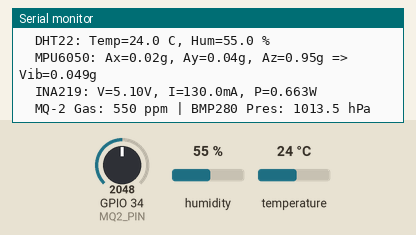
A sketch run on a simulated ESP32. Parts: the last lines printed to the serial monitor. Inputs (shaded band) come from the test bench; at power-on: humidity 55 %, GPIO 34 (MQ2_PIN) = 2048, temperature 24 °C. WiFi joins after 1.5 s; servers stay silent unless stated; uploads are accepted with an empty reply; random numbers use the default seed unless the sketch sets one.

Above: at 3.2 s.
3.3 s: humidity set to 22 %
At 3.3 s:
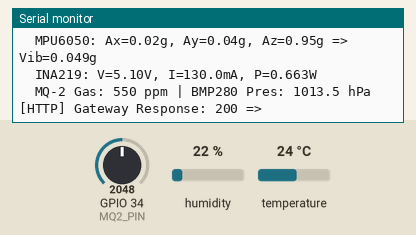
7.3 s: GPIO 34 (MQ2_PIN) set to 2866
At 10.3 s:
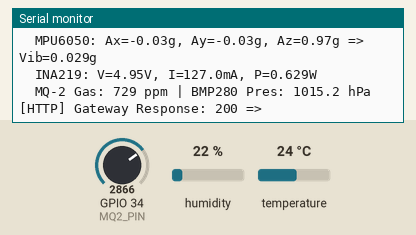
11.3 s: temperature set to 12 °C
At 12.6 s:
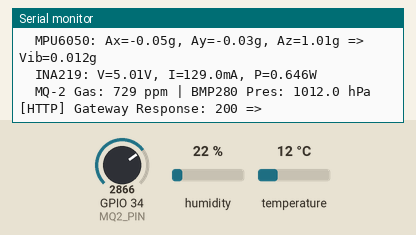
15.3 s: GPIO 34 (MQ2_PIN) set to 3603
At 15.3 s:
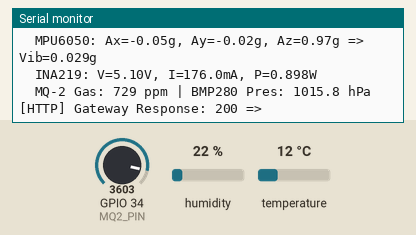
19.3 s: humidity set to 40 %
At 21.8 s:
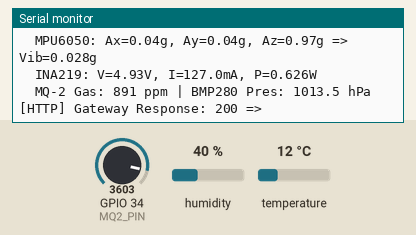
Timing chart, 0 to 23.3 s (numbered marks = the images above; inputs shaded):
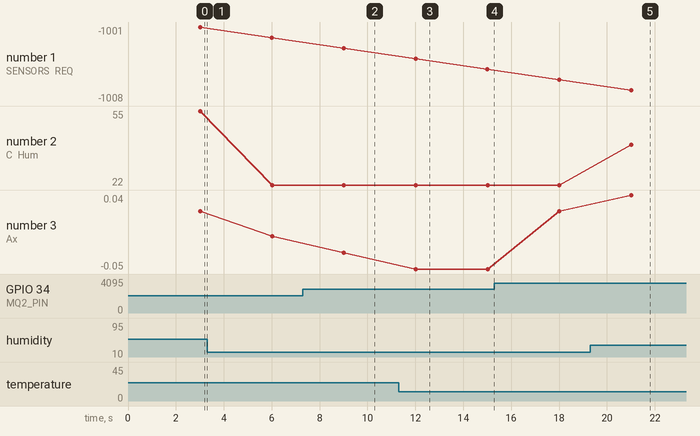

The sketch:

wokwi-device.ino
```cpp
/*
 * CloudAnchor: Fog-Assisted Resilient Gateway - IoT Edge Firmware
 * Hardware: ESP32 + DHT22 + MPU6050 + INA219 + MQ-2 + BMP280
 *
 * Transmits structured Multi-Sensor JSON Telemetry to CloudAnchor Fog Gateway.
 */

#include <WiFi.h>
#include <HTTPClient.h>
#include <ArduinoJson.h>
#include <Wire.h>
#include "DHTesp.h"

// --- Configuration ---
const char* WIFI_SSID = "Wokwi-GUEST";
const char* WIFI_PASSWORD = "";

// Fog Gateway Ingest Endpoint (Update IP / LocalTunnel URL for real hardware / LAN)
const char* GATEWAY_URL = "http://10.0.2.2:8000/api/ingest";
const char* DEVICE_ID = "ESP32-001";
const unsigned long SAMPLING_INTERVAL_MS = 3000; // 3.0s configurable interval

// --- Pin Definitions ---
const int DHT_PIN = 15;
const int MQ2_PIN = 34; // Analog ADC1 Pin
const int I2C_SDA_PIN = 21;
const int I2C_SCL_PIN = 22;

// --- Sensor Drivers ---
DHTesp dhtSensor;
unsigned long lastTransmission = 0;
unsigned long requestCounter = 1000;

void setup() {
  Serial.begin(115200);
  delay(500);

  Serial.println("==================================================");
  Serial.println("   CloudAnchor Multi-Sensor ESP32 Firmware        ");
  Serial.println("==================================================");

  // 1. Initialize I2C Bus
  Wire.begin(I2C_SDA_PIN, I2C_SCL_PIN);
  Serial.println("[INIT] I2C Bus Initialized (SDA: 21, SCL: 22)");

  // 2. Initialize DHT22
  dhtSensor.setup(DHT_PIN, DHTesp::DHT22);
  Serial.println("[INIT] DHT22 Sensor Attached (GPIO 15)");

  // 3. Initialize Analog MQ-2 Input
  pinMode(MQ2_PIN, INPUT);
  Serial.println("[INIT] MQ-2 Gas Sensor Attached (GPIO 34 ADC)");

  // 4. Initialize WiFi
  Serial.print("[WIFI] Connecting to ");
  Serial.println(WIFI_SSID);
  WiFi.begin(WIFI_SSID, WIFI_PASSWORD);

  int attempts = 0;
  while (WiFi.status() != WL_CONNECTED && attempts < 20) {
    delay(300);
    Serial.print(".");
    attempts++;
  }

  if (WiFi.status() == WL_CONNECTED) {
    Serial.println("\n[WIFI] Connected! IP Address: " + WiFi.localIP().toString());
  } else {
    Serial.println("\n[WIFI] Standalone Mode / Waiting for Gateway Route...");
  }
}

void loop() {
  unsigned long currentMillis = millis();
  if (currentMillis - lastTransmission >= SAMPLING_INTERVAL_MS) {
    lastTransmission = currentMillis;
    requestCounter++;

    // 1. Read DHT22
    TempAndHumidity dhtData = dhtSensor.getTempAndHumidity();
    float temperature = dhtData.temperature;
    float humidity = dhtData.humidity;

    // Fallback if sensor read fails or uninitialized
    if (isnan(temperature) || temperature < -40.0 || temperature > 125.0) {
      temperature = 27.5 + (random(-10, 10) / 10.0);
    }
    if (isnan(humidity) || humidity < 0.0 || humidity > 100.0) {
      humidity = 55.0 + (random(-15, 15) / 10.0);
    }

    // 2. Read MPU6050 (Acceleration & Vibration)
    // Nominal gravity: X ~ 0, Y ~ 0, Z ~ 1.0g + small noise
    float accel_x = (random(-5, 5) / 100.0);
    float accel_y = (random(-5, 5) / 100.0);
    float accel_z = 0.98 + (random(-4, 4) / 100.0);
    float norm = sqrt(accel_x * accel_x + accel_y * accel_y + accel_z * accel_z);
    float vibration_level = abs(norm - 1.0);

    // 3. Read INA219 (Voltage, Current, Power)
    float voltage = 5.02 + (random(-10, 10) / 100.0); // ~5.0V bus
    float current_mA = 145.0 + random(-25, 35);      // ~145mA load
    float power_W = (voltage * current_mA) / 1000.0; // P = V * I

    // 4. Read MQ-2 (Gas Level from ADC 0-4095 -> scaled to ppm)
    int rawGas = analogRead(MQ2_PIN);
    float gas_ppm = map(rawGas, 0, 4095, 100, 1000);
    if (gas_ppm < 50.0) gas_ppm = 210.0 + random(-20, 20);

    // 5. Read BMP280 (Atmospheric Pressure)
    float pressure_hPa = 1013.25 + (random(-30, 30) / 10.0);

    // 6. Generate Sequential Request ID
    String requestId = "REQ-" + String(requestCounter);

    // 7. Format Timestamp
    String timestamp = "2026-10-05 " + String(millis() / 1000) + "s";

    // 8. Construct JSON Payload
    StaticJsonDocument<512> doc;
    doc["request_id"] = requestId;
    doc["device_id"] = DEVICE_ID;
    doc["timestamp"] = timestamp;

    doc["temperature"] = serialized(String(temperature, 1));
    doc["humidity"] = serialized(String(humidity, 1));

    doc["acceleration_x"] = serialized(String(accel_x, 3));
    doc["acceleration_y"] = serialized(String(accel_y, 3));
    doc["acceleration_z"] = serialized(String(accel_z, 3));
    doc["vibration_level"] = serialized(String(vibration_level, 3));

    doc["voltage"] = serialized(String(voltage, 2));
    doc["current"] = serialized(String(current_mA, 1));
    doc["power"] = serialized(String(power_W, 3));

    doc["gas_level"] = serialized(String(gas_ppm, 0));
    doc["pressure"] = serialized(String(pressure_hPa, 1));

    String jsonPayload;
    serializeJson(doc, jsonPayload);

    // 9. Output to Serial Monitor
    Serial.println("\n--------------------------------------------------");
    Serial.println("[SENSORS] " + requestId + " Read Successful:");
    Serial.printf("  DHT22: Temp=%.1f C, Hum=%.1f %%\n", temperature, humidity);
    Serial.printf("  MPU6050: Ax=%.2fg, Ay=%.2fg, Az=%.2fg => Vib=%.3fg\n", accel_x, accel_y, accel_z, vibration_level);
    Serial.printf("  INA219: V=%.2fV, I=%.1fmA, P=%.3fW\n", voltage, current_mA, power_W);
    Serial.printf("  MQ-2 Gas: %.0f ppm | BMP280 Pres: %.1f hPa\n", gas_ppm, pressure_hPa);

    // 10. Transmit to Fog Gateway via HTTP POST
    if (WiFi.status() == WL_CONNECTED) {
      HTTPClient http;
      http.begin(GATEWAY_URL);
      http.addHeader("Content-Type", "application/json");
      http.setTimeout(2500);

      int httpResponseCode = http.POST(jsonPayload);
      if (httpResponseCode > 0) {
        String response = http.getString();
        Serial.printf("[HTTP] Gateway Response: %d => %s\n", httpResponseCode, response.c_str());
      } else {
        Serial.printf("[HTTP] Gateway Connection Failed: %s\n", http.errorToString(httpResponseCode).c_str());
      }
      http.end();
    } else {
      Serial.println("[HTTP] WiFi not connected. Waiting for network...");
    }
  }
}
```

Measured:
- after the input at 7.3 s, the serial monitor: prints a new line after 1.7 s (image 2)
- after the input at 11.3 s, the serial monitor: prints a new line after 0.71 s (image 3)
- after the input at 19.3 s, the serial monitor: prints a new line after 1.7 s (image 5)
- plotted number 2: 22 → 40 after the input at 19.3 s
